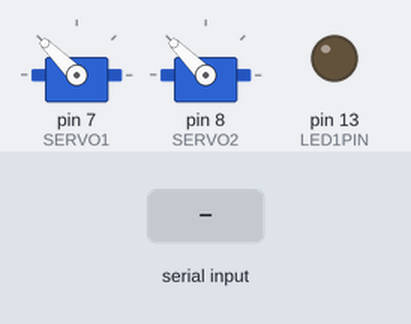
This sketch was run on a simulated Arduino Uno, built with avr-gcc and run on an emulated ATmega328P. On the bench: 2 × servo, output pins drawn as LEDs (lit = HIGH). The inputs (shaded band) are chosen by the test bench.

Above: at 1.2 s.
1.3 s: "2" received over Serial
At 1.4 s:
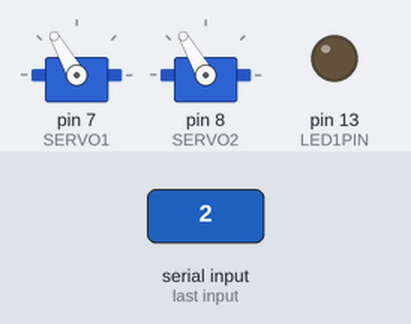
Timing chart, 0 to 4.3 s (numbered marks = the images above; inputs shaded):
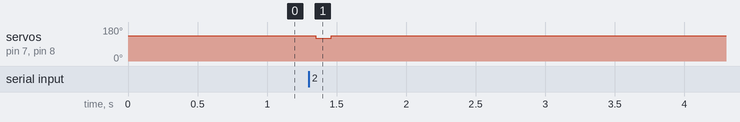

The sketch:

e_r_v2.ino
```cpp
#define LED1PIN 13
#define SERVO1 7
#define SERVO2 8

boolean ledState = false;

#include <Servo.h>
#include <TimedAction.h>

Servo monServo1;
Servo monServo2;

//this initializes a TimedAction object that will change the state of an LED every second.
//TimedAction blinkAction                 =       TimedAction(1000,blink);
//this initializes a TimedAction object that will change the state of an LED
//according to the serial buffer contents, every 50 milliseconds
//TimedAction servo1Action = TimedAction(50, servo1Act);
TimedAction servo2Action = TimedAction(50, servo2Act);
//this initializes a TimedAction object that will write tha ascii table to the serial every ten seconds
//TimedAction asciiTableAction    =       TimedAction(10000,asciiTable);


void setup() {
  pinMode(LED1PIN, OUTPUT);
  monServo1.attach(SERVO1);
  monServo2.attach(SERVO2);
  monServo1.write(135);
  monServo2.write(135);
  Serial.begin(9600);
}

void loop() {
  //servo1Action.check(); //trigger every 50 millisecond
  servo2Action.check();
}

//[url=http://arduino.cc/en/Tutorial/PhysicalPixel]Examples->Digital->PhysicalPixel[/url]
/*void servo1Act()
{
  if (Serial.available()) {
    //int message = Serial.parseInt();
    byte val = Serial.read();
    if (val == '3') {
      monServo2.write(120);
      delay(110);
      monServo2.write(135);
    }
  }
}*/


void servo2Act()
{
  if (Serial.available()) {
    //int message = Serial.parseInt();
    byte val = Serial.read();
    //Servo
    if (val == '2') {
      monServo1.write(120);
      monServo2.write(120);
      delay(110);
      monServo1.write(135);
      monServo2.write(135);
    }
  }
}
```

Measured:
- after the input at 1.3 s, servo on pin 7 (SERVO1), servo on pin 8 (SERVO2): 135° → 120° after 0.05 s, → 135° 0.11 s later
